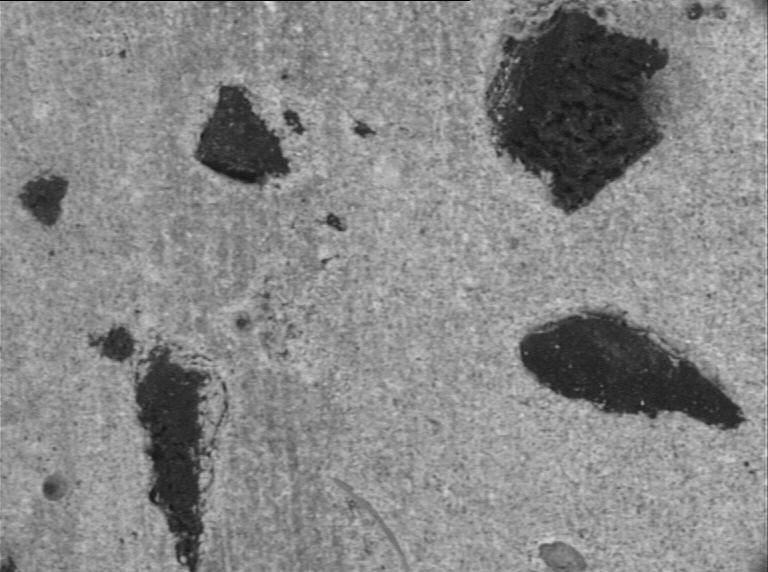
#> input picture src/images/GE141002.bmp, 768 x 572 px
$ python main.py
#> lines starting #> are read from the running program, lines starting #| are printed output that depends on the picture; after the words box and inside, x2 and y2 are one past the last pixel; in counts of white or black regions, pixels touching at a corner belong together
### exos/traitement.py
import cv2 as cv
#traitement 1
imgsrc = cv.imread("src/images/GE141002.bmp", cv.IMREAD_GRAYSCALE)
#> imgsrc is the input picture: shape (572, 768); min 0, max 224, mean 134.9
elementStruct = cv.getStructuringElement(cv.MORPH_RECT, (6, 6))

def traitement1():
    binval, imgBinary = cv.threshold(imgsrc, 0, 255, cv.THRESH_BINARY_INV + cv.THRESH_OTSU)
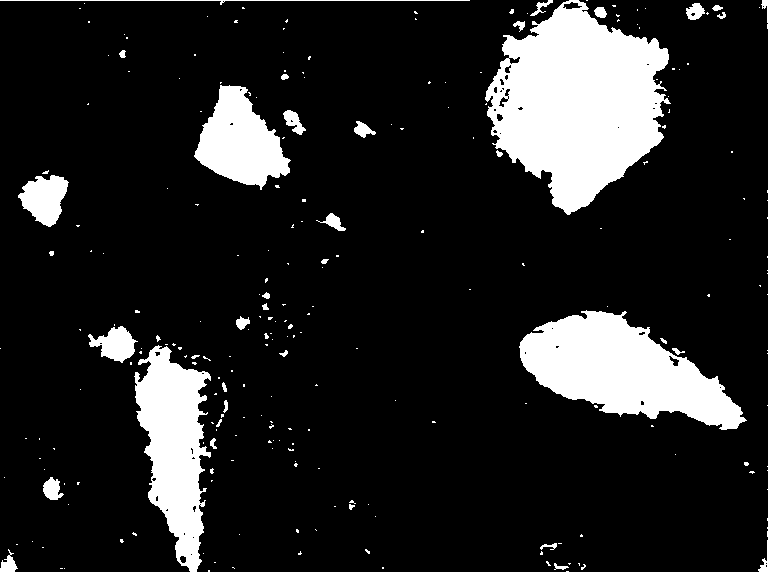
#> imgBinary: shape (572, 768); 14.2% white; 247 white regions (208 under 20 px), largest, box (x1, y1, x2, y2) and area: (485, 0, 671, 215) 24890, (519, 310, 747, 430) 14713, (134, 345, 211, 572) 10076
#> binval = 101
    print(f"Seuil de binarisation utilisé: {binval}")
#| Seuil de binarisation utilisé: 101.0
    cv.imshow("Boules binarise", imgBinary)
    cv.waitKey(0)
    return imgBinary

#traitement 2
def traitement2():
    imgOuverture = cv.morphologyEx(imgsrc, cv.MORPH_OPEN, elementStruct)
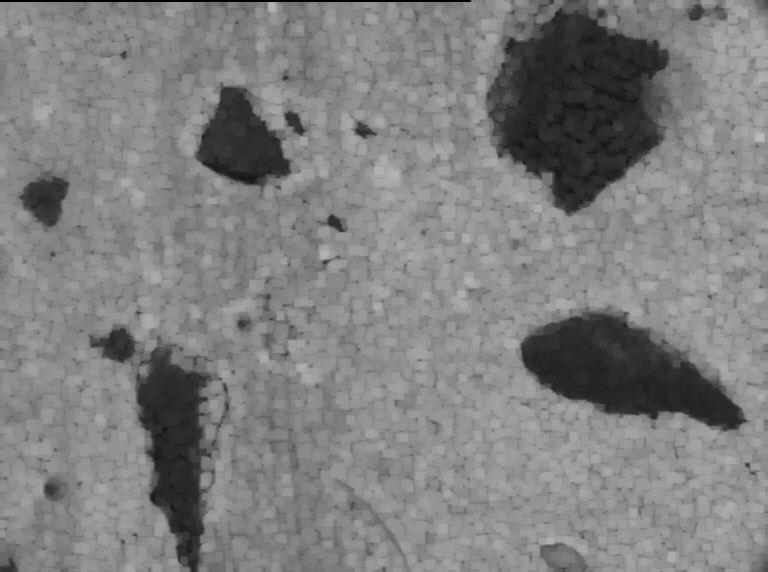
#> imgOuverture: shape (572, 768); min 0, max 187, mean 126.7
    cv.imshow("Boules ouverture", imgOuverture)
    cv.waitKey(0)
    return imgOuverture

def traitement3(imgOuverture):
    imgFermeture = cv.morphologyEx(imgOuverture, cv.MORPH_CLOSE, elementStruct)
    cv.imshow("Boules fermeture", imgFermeture)
    cv.waitKey(0)

### exos/exo1.py


# Calcul les prix soldés d'un vêtement,
def prixVetementSolde(prix):
    solde20 = prix * 0.8 # prix à -20%
    solde40 = prix * 0.6 # prix à -40%
    solde50 = prix * 0.5 # prix à -50%
    return solde20, solde40, solde50


def exercice1():
    prixVetement = 200
    prixSolde20, prixSolde40, prixSolde50 = prixVetementSolde(prixVetement)
    #Affichage des prix en fonction des soldes appliquées.
    print(f"Prix du vêtement: {prixVetement}\n"
        f"Avec -20%: {prixSolde20}\n"
        f"Avec -40%: {prixSolde40}\n"
        f"Avec -50%: {prixSolde50}")

### exos/exo2.py
import numpy as np

def exercice2():
    # tableau 3x4 généré aléatoirement
    tab = np.random.randint(1, 32, (3, 4), dtype=int)
    print(f"Tableau 3x4 généré:\n{tab}")
    # somme des éléments pour chaque colonne du tableau
    sommeColonnes = np.sum(tab, axis=0)
    print(f"Somme colonne: {sommeColonnes}")
    # somme des éléments pour chaque ligne du tableau
    sommeLignes = np.sum(tab, axis=1)
    print(f"Somme ligne: {sommeLignes}")

### exos/exo3.py
import cv2 as cv

def exercice3():

    # read the image
    img = cv.imread("src/images/GE141002.bmp")

    # showing the image
    cv.imshow('boules', img)
    cv.waitKey(0)
    # Attend que tu appuis sur une touche pour fermer la fenetre

### main.py
from exos.exo1 import exercice1
from exos.exo2 import exercice2
from exos.exo3 import exercice3
from exos.traitement import traitement1, traitement2, traitement3

# import cv2 as cv

def main():
    print("Début du programme principal")

    # Appel des fonctions des exercices
    print("\nExercice 1 : ")
    exercice1()
    print("\nExercice 2 : ")
    exercice2()
    print("\nExercice 3 : ")
    exercice3()
    print("\nExercice 4 : ")
    traitement1()
    tmp=traitement2()
    traitement3(tmp)


    print("Fin du programme principal")

if __name__ == "__main__":
    main()

$ run again, with src/images/boules.png saved as src/images/GE141002.bmp
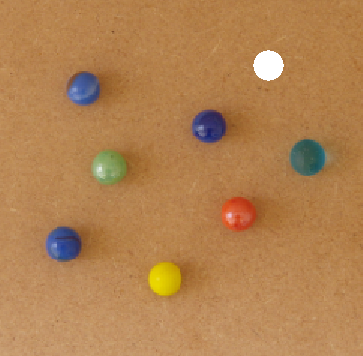
#> input picture src/images/boules.png, 363 x 356 px
#> `imgsrc = cv.imread("src/images/GE141002.bmp", cv.IMREAD_GRAYSCALE)`:
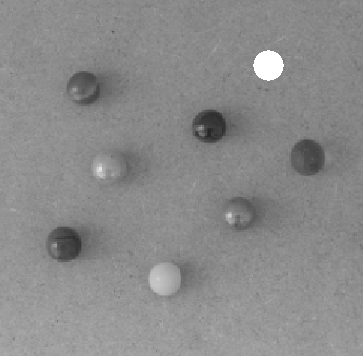
#> imgsrc: shape (356, 363); min 37, max 255, mean 138.6
#> in exercice3, img is the input picture: shape (356, 363, 3); mean B, G, R 81, 129.8, 177.6
#> in traitement1, `binval, imgBinary = cv.threshold(imgsrc, 0, 255, cv.THRESH_BINARY_INV ..`:
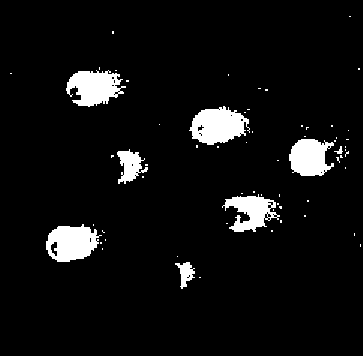
#> imgBinary: shape (356, 363); 6.1% white; 64 white regions (56 under 20 px), largest, box (x1, y1, x2, y2) and area: (189, 106, 250, 145) 1573, (46, 224, 102, 262) 1449, (66, 70, 126, 107) 1437
#> binval = 118
#| Seuil de binarisation utilisé: 118.0
